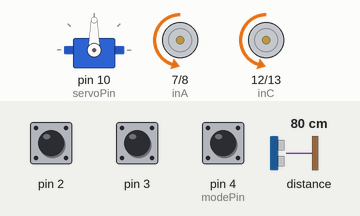
A sketch run on a simulated Arduino Uno, built with avr-gcc and run on an emulated ATmega328P. Parts: servo, motor-driver pin pairs drawn as motors (green arrow = first pin HIGH = forward, orange = second pin HIGH = backward, longer = more drive, scaled by the enable pin). The inputs (shaded band) are chosen by the test bench; at power-on: distance to the obstacle 80 cm, pin 2 HIGH, pin 3 HIGH, pin 4 (modePin) HIGH. The echo pulse lasts 58.3 µs per cm.

Above: at 1.2 s.
1.3 s: distance to the obstacle set to 17 cm
2.8 s: distance to the obstacle set to 13 cm
At 3.2 s:
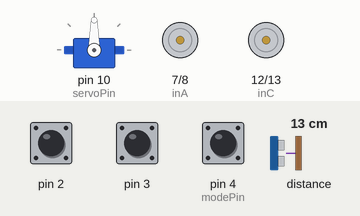
At 4.64 s:
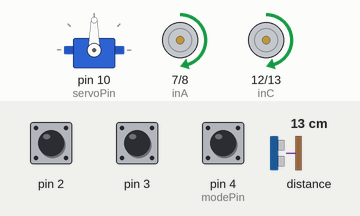
5.8 s: distance to the obstacle set to 18 cm
At 6.04 s:
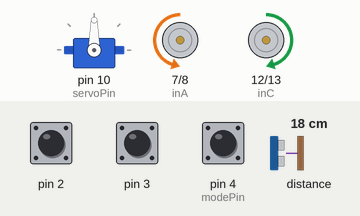
Timing chart, 0 to 8.8 s (numbered marks = the images above; inputs shaded):
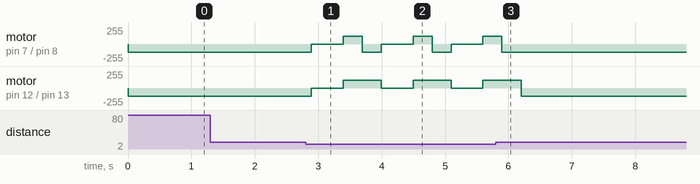

The sketch:

RobotKit.ino
```cpp
/*
RobotKit by PAP
Robot tránh vật cản tự động hoắc có thể điều khiển bằng remote hồng ngoại
A robot avoids objects using ultrasonic sensor or controls by IR remote

Cách thức hoạt động:
Operation:
- Nút nguồn (Power Switch) để bật nguồn
(Power switch to turn on/off power)
- Nút chế độ (Mode Switch) để chuyển đổi chế độ hoạt động dùng cảm biến siêm âm hoặc chế độ điều khiển bằng tay
(Mode switch to change mode, on - using IR remote, off - using ultrasonic sensor)

Cách lắp mạch:
Assembly:
- Xem hình
(See picture)

Thư viện:
Library:
IRRemote: https://github.com/z3t0/Arduino-IRremote/archive/master.zip

Tác giả: Nhân Nguyễn
Ngày: 11/03/2015
Lịch sử thay đổi
- 19/03/2015 Rev 1.3 Changed schematic diagram
- 11/03/2015 Rev. 1.0 First release
Website: http://papcodientu.com/
*/


#include <IRremote.h>  // IR remote library
#include <Servo.h>  // servo library

//#define DEBUG  // uncomment this line to enable DEBUG to serial console
//#define ENABLE_PID  // uncomment this line to enable PID

#define MAX_DISTANCE 15

// PID configuration
#define TARGET_SPEED 120
#define FREQ_TIME 200
#define Kp 0.7
#define Ki 0
#define Kd 0
#define TURN_LEFT_DELAY 200
#define BACKWARD_DELAY 300

// HEX code remote
#define FORWARD 0xEC27D43D
#define BACKWARD 0x86BD99C
#define LEFT 0xA23BD824
#define RIGHT 0x1A422E43
#define STOP 0x7295A904

// ultrasonic sensor
const int echoPin = 0;
const int trigPin = 1;
unsigned long distance = 0;

// mode button
const int modePin = 4;

// IR
const int IRPin = 9;
IRrecv irrecv(IRPin);
decode_results results;
unsigned int command = 0;

// Servo
const int servoPin = 10;
Servo robotServo;

// left motor
const int enA = 5;
const int inA = 7;
const int inB = 8;
// right motor
const int enB = 6;
const int inC = 12;
const int inD = 13;
int actualLeftMotorSpeed = 0;
int actualRightMotorSpeed = 0;
int errorSum = 0;
int lastError = 0;
int adjustPWM = 0;
volatile long countLeft = 0;
volatile long countRight = 0;
unsigned long lastTime = 0;
unsigned int pulsesPerTurn = 20;


void setup() {
  Serial.begin(38400);

  // ir receiver
  irrecv.enableIRIn();

  // SRF05 pin configuration
  pinMode(echoPin, INPUT);
  pinMode(trigPin, OUTPUT);

  // internal pull-up interrupt pins
  pinMode(2, INPUT);
  pinMode(3, INPUT);
  digitalWrite(2, HIGH);
  digitalWrite(3, HIGH);
  attachInterrupt(0, readEncoderLeft, FALLING);
  attachInterrupt(1, readEncoderRight, FALLING);

  // mode pin configuration
  pinMode(modePin, INPUT);
  digitalWrite(modePin, HIGH);

  // servo pin configuration
  robotServo.attach(servoPin);
  robotServo.write(90);

  // motors pins configuration
  pinMode(enA, OUTPUT);
  pinMode(inA, OUTPUT);
  pinMode(inB, OUTPUT);
  pinMode(enB, OUTPUT);
  pinMode(inC, OUTPUT);
  pinMode(inD, OUTPUT);
  //
  digitalWrite(inA, LOW);
  digitalWrite(inB, HIGH);
  analogWrite(enA, 0);
  digitalWrite(inC, LOW);
  digitalWrite(inD, HIGH);
  analogWrite(enB, 0);
}

void loop() {
  #ifdef ENABLE_PID
  checkPID();
  #endif

  if (digitalRead(modePin) == HIGH) {  // ultrasonic mode
    #ifdef DEBUG
    Serial.println("Auto run mode");
    #endif
    calculateDistance();  // calculate distance from a robot to object

    if ((int)distance <= MAX_DISTANCE) {
      #ifdef DEBUG
      Serial.println("Near obstacle!!!");
      #endif
      stopMotors();
      delay(500);
      goBackward();
      delay(BACKWARD_DELAY);
      turnLeft();
      delay(TURN_LEFT_DELAY);
    } else {
      #ifdef DEBUG
      Serial.println("Going straight!!!");
      #endif
      goStraight();
    }
  } else {// remote run mode
    #ifdef DEBUG
    //Serial.println("Manual run mode");
    #endif
    IRDecoder();
  }
  delay(100);
}

void IRDecoder() {
  if (irrecv.decode(&results)) {
    #ifdef DEBUG
    Serial.println(results.value, HEX);
    #endif
    if (results.value != 0xFFFFFFFF) {
      switch(results.value) {
        case FORWARD:
          goStraight();
          break;
        case BACKWARD:
          goBackward();
          break;
        case LEFT:
          turnLeft();
          break;
        case RIGHT:
          turnRight();
          break;
        default:
          stopMotors();
          break;
      }
    }
  }
  irrecv.resume();
  delay(100);
}

void getMotorsSpeed() {
  // detached interrupt during reading
  detachInterrupt(0);
  detachInterrupt(1);

  static long lastCountLeft;
  static long lastCountRight;

  actualLeftMotorSpeed = (countLeft - lastCountLeft) * 60 / FREQ_TIME * 1000 / pulsesPerTurn;
  #ifdef DEBUG
  Serial.print(F("Left motor speed: "));
  Serial.println(actualLeftMotorSpeed);
  #endif
  lastCountLeft = countLeft;

  actualRightMotorSpeed = (countRight - lastCountRight) * 60 / FREQ_TIME * 1000 / pulsesPerTurn;
  #ifdef DEBUG
  Serial.print(F("Right motor speed: "));
  Serial.println(actualRightMotorSpeed);
  #endif
  lastCountRight = countRight;

  // reattach interrupt
  attachInterrupt(0, readEncoderLeft, FALLING);
  attachInterrupt(1, readEncoderRight, FALLING);
}

void checkPID() {
  // make sure robot is going straight forward
  if (millis() - lastTime > FREQ_TIME) {
    getMotorsSpeed();
    adjustPWM = calculatePID(TARGET_SPEED, actualLeftMotorSpeed, actualRightMotorSpeed);
    Serial.println(adjustPWM);
    lastTime = millis();
  }
}

int calculatePID(int pwm, int targetSpeed, int currentSpeed) {
  float PID = 0;
  int error = 0;
  int diffError = 0;
  static int lastError = 0;

  error = targetSpeed - currentSpeed;
  //Serial.println(error);
  errorSum += error;
  diffError = error - lastError;
  PID = Kp * error + Ki * errorSum + Kd * diffError;
  //Serial.println(PID);

  lastError = error;

  return (int)PID;
}

void stopMotors() {
  digitalWrite(inA, LOW);
  digitalWrite(inB, LOW);
  analogWrite(enA, 0);
  digitalWrite(inC, LOW);
  digitalWrite(inD, LOW);
  analogWrite(enB, 0);
}

void goStraight() {
  digitalWrite(inA, LOW);
  digitalWrite(inB, HIGH);
  analogWrite(enA, TARGET_SPEED);
  digitalWrite(inC, LOW);
  digitalWrite(inD, HIGH);
  #ifdef ENABLE_PID
  analogWrite(enB, constrain (TARGET_SPEED + adjustPWM, 0, 255));
  #else
  analogWrite(enB, TARGET_SPEED);
  #endif
}

void goBackward() {
  digitalWrite(inA, HIGH);
  digitalWrite(inB, LOW);
  analogWrite(enA, TARGET_SPEED);
  digitalWrite(inC, HIGH);
  digitalWrite(inD, LOW);
  #ifdef ENABLE_PID
  analogWrite(enB, constrain (TARGET_SPEED + adjustPWM, 0, 255));
  #else
  analogWrite(enB, TARGET_SPEED);
  #endif
}

void turnLeft() {
  digitalWrite(inA, LOW);
  digitalWrite(inB, HIGH);
  analogWrite(enA, TARGET_SPEED);
  digitalWrite(inC, HIGH);
  digitalWrite(inD, LOW);
  analogWrite(enB, TARGET_SPEED);
}

void turnRight() {
  digitalWrite(inA, HIGH);
  digitalWrite(inB, LOW);
  analogWrite(enA, TARGET_SPEED);
  digitalWrite(inC, LOW);
  digitalWrite(inD, HIGH);
  analogWrite(enB, TARGET_SPEED);
}

// read distance from SRF05 sensor
void calculateDistance() {
  unsigned long duration;

  digitalWrite(trigPin, LOW);
  delayMicroseconds(2);
  digitalWrite(trigPin, HIGH);
  delayMicroseconds(5);
  digitalWrite(trigPin, LOW);
  duration = pulseIn(echoPin, HIGH);
  distance = duration / 29 / 2;

#ifdef DEBUG
  Serial.print("Distance in cm: ");
  Serial.println(distance);
#endif
}

void readEncoderLeft() {
  countLeft++;
}

void readEncoderRight() {
  countRight++;
}
```

Measured:
- the behaviour switches between 16 and 15 cm on distance to the obstacle (found by bisection; images 0 and 1)
- after the input at 1.3 s, every drawn part: stays the same
- after the input at 2.8 s, motor on pin 7 (inA) / pin 8 (inB): backward 120/255 → stopped after 0.09 s, then repeats every 1.1 s: forward 120/255 0.30 s, backward 120/255 0.30 s, stopped 0.50 s; motor on pin 12 (inC) / pin 13 (inD): alternates forward 120/255 for 0.60 s and stopped for 0.50 s, starting after 0.09 s
- after the input at 5.8 s, motor on pin 7 (inA) / pin 8 (inB): goes on until 5.9 s, then stays backward 120/255
